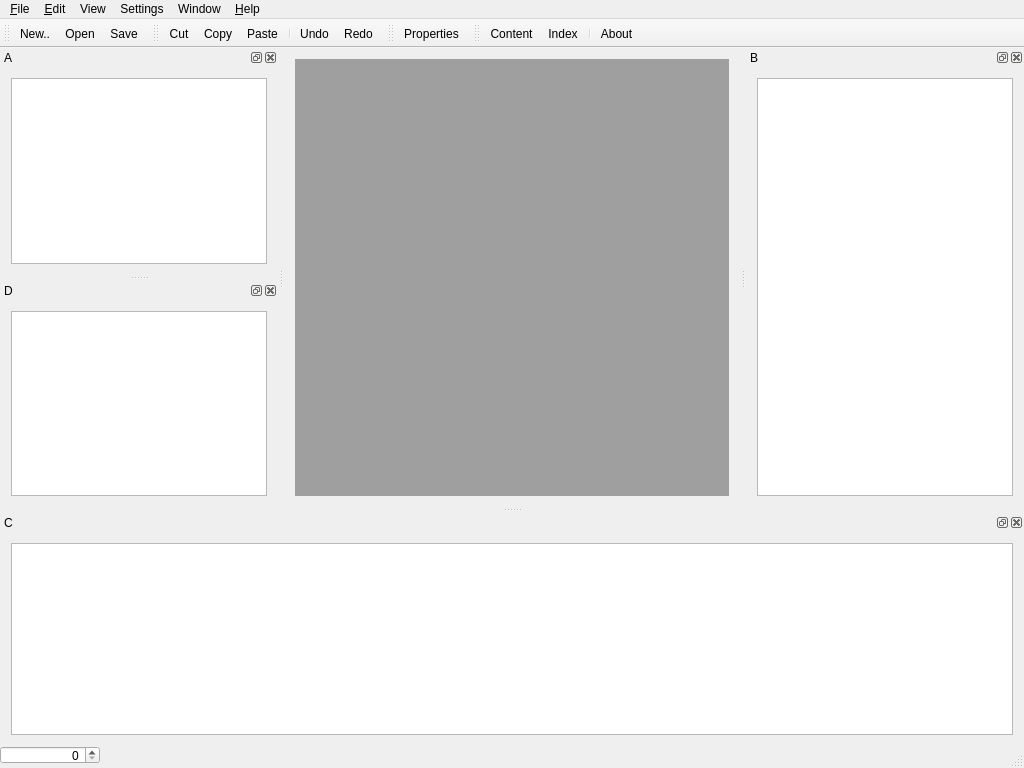
<?xml version="1.0" encoding="UTF-8"?>
<ui version="4.0">
 <class>MainWindow</class>
 <widget class="QMainWindow" name="MainWindow">
  <property name="geometry">
   <rect>
    <x>0</x>
    <y>0</y>
    <width>1024</width>
    <height>768</height>
   </rect>
  </property>
  <property name="windowTitle">
   <string>MainWindow</string>
  </property>
  <property name="windowIcon">
   <iconset>
    <normaloff>:/icons/appointment-new.png</normaloff>:/icons/appointment-new.png</iconset>
  </property>
  <property name="documentMode">
   <bool>true</bool>
  </property>
  <property name="dockNestingEnabled">
   <bool>true</bool>
  </property>
  <property name="unifiedTitleAndToolBarOnMac">
   <bool>true</bool>
  </property>
  <widget class="QWidget" name="centralWidget">
   <layout class="QHBoxLayout" name="horizontalLayout">
    <item>
     <widget class="QMdiArea" name="mdiArea"/>
    </item>
   </layout>
  </widget>
  <widget class="QMenuBar" name="menuBar">
   <property name="geometry">
    <rect>
     <x>0</x>
     <y>0</y>
     <width>1024</width>
     <height>22</height>
    </rect>
   </property>
   <widget class="QMenu" name="menu_File">
    <property name="title">
     <string>&amp;File</string>
    </property>
    <widget class="QMenu" name="menuOpen_Recent">
     <property name="title">
      <string>Open Recent</string>
     </property>
     <addaction name="actionClear_Recent"/>
     <addaction name="separator"/>
    </widget>
    <addaction name="actionNew"/>
    <addaction name="actionOpen"/>
    <addaction name="menuOpen_Recent"/>
    <addaction name="separator"/>
    <addaction name="actionSave"/>
    <addaction name="actionSave_as"/>
    <addaction name="separator"/>
    <addaction name="actionPrint"/>
    <addaction name="actionSave_Image"/>
    <addaction name="separator"/>
    <addaction name="actionClose"/>
    <addaction name="separator"/>
    <addaction name="actionQuit"/>
   </widget>
   <widget class="QMenu" name="menu_Edit">
    <property name="title">
     <string>&amp;Edit</string>
    </property>
    <addaction name="actionUndo"/>
    <addaction name="actionRedo"/>
    <addaction name="separator"/>
    <addaction name="actionCut"/>
    <addaction name="actionCopy"/>
    <addaction name="actionPaste"/>
    <addaction name="actionDelete"/>
    <addaction name="actionSelect_All"/>
   </widget>
   <widget class="QMenu" name="menu_Help">
    <property name="title">
     <string>&amp;Help</string>
    </property>
    <addaction name="actionContent"/>
    <addaction name="actionIndex"/>
    <addaction name="separator"/>
    <addaction name="actionAbout"/>
   </widget>
   <widget class="QMenu" name="menu_View">
    <property name="title">
     <string>View</string>
    </property>
   </widget>
   <widget class="QMenu" name="menu_Settings">
    <property name="title">
     <string>Settings</string>
    </property>
    <addaction name="actionPreferences"/>
   </widget>
   <widget class="QMenu" name="menu_Window">
    <property name="title">
     <string>Window</string>
    </property>
    <addaction name="actionFull_screen"/>
    <addaction name="actionMinimize"/>
    <addaction name="actionMaximize"/>
    <addaction name="actionRestore"/>
   </widget>
   <addaction name="menu_File"/>
   <addaction name="menu_Edit"/>
   <addaction name="menu_View"/>
   <addaction name="menu_Settings"/>
   <addaction name="menu_Window"/>
   <addaction name="menu_Help"/>
  </widget>
  <widget class="QToolBar" name="fileToolBar">
   <property name="windowTitle">
    <string>Tools</string>
   </property>
   <property name="toolButtonStyle">
    <enum>Qt::ToolButtonIconOnly</enum>
   </property>
   <attribute name="toolBarArea">
    <enum>TopToolBarArea</enum>
   </attribute>
   <attribute name="toolBarBreak">
    <bool>false</bool>
   </attribute>
   <addaction name="actionNew"/>
   <addaction name="actionOpen"/>
   <addaction name="actionSave"/>
  </widget>
  <widget class="QToolBar" name="editToolBar">
   <property name="windowTitle">
    <string>Tools</string>
   </property>
   <property name="toolButtonStyle">
    <enum>Qt::ToolButtonIconOnly</enum>
   </property>
   <attribute name="toolBarArea">
    <enum>TopToolBarArea</enum>
   </attribute>
   <attribute name="toolBarBreak">
    <bool>false</bool>
   </attribute>
   <addaction name="actionCut"/>
   <addaction name="actionCopy"/>
   <addaction name="actionPaste"/>
   <addaction name="separator"/>
   <addaction name="actionUndo"/>
   <addaction name="actionRedo"/>
  </widget>
  <widget class="QToolBar" name="settingsToolBar">
   <property name="windowTitle">
    <string>Tools</string>
   </property>
   <property name="toolButtonStyle">
    <enum>Qt::ToolButtonIconOnly</enum>
   </property>
   <attribute name="toolBarArea">
    <enum>TopToolBarArea</enum>
   </attribute>
   <attribute name="toolBarBreak">
    <bool>false</bool>
   </attribute>
   <addaction name="actionProperties"/>
  </widget>
  <widget class="QToolBar" name="helpToolBar">
   <property name="windowTitle">
    <string>Tools</string>
   </property>
   <attribute name="toolBarArea">
    <enum>TopToolBarArea</enum>
   </attribute>
   <attribute name="toolBarBreak">
    <bool>false</bool>
   </attribute>
   <addaction name="actionContent"/>
   <addaction name="actionIndex"/>
   <addaction name="separator"/>
   <addaction name="actionAbout"/>
  </widget>
  <widget class="QStatusBar" name="statusBar">
   <property name="sizeGripEnabled">
    <bool>true</bool>
   </property>
   <widget class="QSpinBox" name="label">
    <property name="geometry">
     <rect>
      <x>0</x>
      <y>0</y>
      <width>100</width>
      <height>18</height>
     </rect>
    </property>
    <property name="sizePolicy">
     <sizepolicy hsizetype="Minimum" vsizetype="Minimum">
      <horstretch>0</horstretch>
      <verstretch>0</verstretch>
     </sizepolicy>
    </property>
    <property name="layoutDirection">
     <enum>Qt::LeftToRight</enum>
    </property>
    <property name="alignment">
     <set>Qt::AlignRight|Qt::AlignTrailing|Qt::AlignVCenter</set>
    </property>
    <property name="showGroupSeparator" stdset="0">
     <bool>true</bool>
    </property>
    <property name="maximum">
     <number>20</number>
    </property>
   </widget>
  </widget>
  <widget class="QDockWidget" name="dockWidget">
   <property name="windowTitle">
    <string>A</string>
   </property>
   <attribute name="dockWidgetArea">
    <number>1</number>
   </attribute>
   <widget class="QWidget" name="dockWidgetContents">
    <layout class="QVBoxLayout" name="verticalLayout">
     <item>
      <widget class="QListView" name="documentList">
       <property name="contextMenuPolicy">
        <enum>Qt::CustomContextMenu</enum>
       </property>
       <property name="editTriggers">
        <set>QAbstractItemView::AllEditTriggers</set>
       </property>
       <property name="alternatingRowColors">
        <bool>true</bool>
       </property>
       <property name="selectionRectVisible">
        <bool>true</bool>
       </property>
      </widget>
     </item>
    </layout>
   </widget>
  </widget>
  <widget class="QDockWidget" name="dockWidget_2">
   <property name="windowIcon">
    <iconset theme="[Theme]window-new">
     <normaloff>../../../../Users/PC/.designer/backup</normaloff>../../../../Users/PC/.designer/backup</iconset>
   </property>
   <property name="windowTitle">
    <string>B</string>
   </property>
   <attribute name="dockWidgetArea">
    <number>2</number>
   </attribute>
   <widget class="QWidget" name="dockWidgetContents_2">
    <layout class="QVBoxLayout" name="verticalLayout_2">
     <item>
      <widget class="QTreeView" name="treeView_2"/>
     </item>
    </layout>
   </widget>
  </widget>
  <widget class="QDockWidget" name="dockWidget_3">
   <property name="windowTitle">
    <string>C</string>
   </property>
   <attribute name="dockWidgetArea">
    <number>8</number>
   </attribute>
   <widget class="QWidget" name="dockWidgetContents_4">
    <layout class="QHBoxLayout" name="horizontalLayout_2">
     <item>
      <widget class="QTreeView" name="treeView"/>
     </item>
    </layout>
   </widget>
  </widget>
  <widget class="QDockWidget" name="dockWidget_4">
   <property name="windowTitle">
    <string>D</string>
   </property>
   <attribute name="dockWidgetArea">
    <number>1</number>
   </attribute>
   <widget class="QWidget" name="dockWidgetContents_3">
    <layout class="QVBoxLayout" name="verticalLayout_3">
     <item>
      <widget class="QListView" name="listView_2"/>
     </item>
    </layout>
   </widget>
  </widget>
  <action name="actionContent">
   <property name="icon">
    <iconset theme="help-browser" resource="../../data/icons/default/default.qrc">
     <normaloff>:/icons/help-browser</normaloff>:/icons/help-browser</iconset>
   </property>
   <property name="text">
    <string>&amp;Content</string>
   </property>
   <property name="shortcut">
    <string>F1</string>
   </property>
  </action>
  <action name="actionIndex">
   <property name="icon">
    <iconset theme="x-office-address-book" resource="../../data/icons/default/default.qrc">
     <normaloff>:/icons/x-office-address-book</normaloff>:/icons/x-office-address-book</iconset>
   </property>
   <property name="text">
    <string>&amp;Index</string>
   </property>
   <property name="shortcut">
    <string>Ctrl+Shift+F1</string>
   </property>
  </action>
  <action name="actionOpen">
   <property name="icon">
    <iconset theme="document-open" resource="../../data/icons/default/default.qrc">
     <normaloff>:/icons/document-open</normaloff>:/icons/document-open</iconset>
   </property>
   <property name="text">
    <string>&amp;Open...</string>
   </property>
   <property name="shortcut">
    <string>Ctrl+O</string>
   </property>
  </action>
  <action name="actionClose">
   <property name="icon">
    <iconset theme="media-eject" resource="../../data/icons/default/default.qrc">
     <normaloff>:/icons/media-eject</normaloff>:/icons/media-eject</iconset>
   </property>
   <property name="text">
    <string>Close</string>
   </property>
   <property name="shortcut">
    <string>Ctrl+F4</string>
   </property>
  </action>
  <action name="actionProperties">
   <property name="icon">
    <iconset theme="preferences-system" resource="../../data/icons/default/default.qrc">
     <normaloff>:/icons/preferences-system</normaloff>:/icons/preferences-system</iconset>
   </property>
   <property name="text">
    <string>Properties...</string>
   </property>
  </action>
  <action name="actionNew">
   <property name="icon">
    <iconset theme="document-new" resource="../../data/icons/default/default.qrc">
     <normaloff>:/icons/document-new</normaloff>:/icons/document-new</iconset>
   </property>
   <property name="text">
    <string>&amp;New..</string>
   </property>
   <property name="shortcut">
    <string>Ctrl+N</string>
   </property>
  </action>
  <action name="actionSave">
   <property name="icon">
    <iconset theme="document-save" resource="../../data/icons/default/default.qrc">
     <normaloff>:/icons/document-save</normaloff>:/icons/document-save</iconset>
   </property>
   <property name="text">
    <string>&amp;Save</string>
   </property>
   <property name="shortcut">
    <string>Ctrl+S</string>
   </property>
  </action>
  <action name="actionSave_as">
   <property name="icon">
    <iconset theme="document-save-as" resource="../../data/icons/default/default.qrc">
     <normaloff>:/icons/document-save-as</normaloff>:/icons/document-save-as</iconset>
   </property>
   <property name="text">
    <string>Save &amp;As...</string>
   </property>
   <property name="shortcut">
    <string>Ctrl+Shift+S</string>
   </property>
  </action>
  <action name="actionPrint">
   <property name="icon">
    <iconset theme="document-print" resource="../../data/icons/default/default.qrc">
     <normaloff>:/icons/document-print</normaloff>:/icons/document-print</iconset>
   </property>
   <property name="text">
    <string>&amp;Print...</string>
   </property>
   <property name="shortcut">
    <string>Ctrl+P</string>
   </property>
  </action>
  <action name="actionSave_Image">
   <property name="text">
    <string>Save Image...</string>
   </property>
  </action>
  <action name="actionQuit">
   <property name="icon">
    <iconset theme="application-exit" resource="../../data/icons/default/default.qrc">
     <normaloff>:/icons/application-exit</normaloff>:/icons/application-exit</iconset>
   </property>
   <property name="text">
    <string>Quit</string>
   </property>
   <property name="shortcut">
    <string>Alt+F4</string>
   </property>
  </action>
  <action name="actionUndo">
   <property name="icon">
    <iconset theme="edit-undo" resource="../../data/icons/default/default.qrc">
     <normaloff>:/icons/edit-undo</normaloff>:/icons/edit-undo</iconset>
   </property>
   <property name="text">
    <string>Undo</string>
   </property>
   <property name="shortcut">
    <string>Ctrl+Z</string>
   </property>
  </action>
  <action name="actionRedo">
   <property name="icon">
    <iconset theme="edit-redo" resource="../../data/icons/default/default.qrc">
     <normaloff>:/icons/edit-redo</normaloff>:/icons/edit-redo</iconset>
   </property>
   <property name="text">
    <string>Redo</string>
   </property>
   <property name="shortcut">
    <string>Ctrl+Y</string>
   </property>
  </action>
  <action name="actionCut">
   <property name="icon">
    <iconset theme="edit-cut" resource="../../data/icons/default/default.qrc">
     <normaloff>:/icons/edit-cut</normaloff>:/icons/edit-cut</iconset>
   </property>
   <property name="text">
    <string>Cut</string>
   </property>
   <property name="shortcut">
    <string>Ctrl+X</string>
   </property>
  </action>
  <action name="actionCopy">
   <property name="icon">
    <iconset theme="edit-copy" resource="../../data/icons/default/default.qrc">
     <normaloff>:/icons/edit-copy</normaloff>:/icons/edit-copy</iconset>
   </property>
   <property name="text">
    <string>Copy</string>
   </property>
   <property name="shortcut">
    <string>Ctrl+C</string>
   </property>
  </action>
  <action name="actionPaste">
   <property name="icon">
    <iconset theme="edit-paste" resource="../../data/icons/default/default.qrc">
     <normaloff>:/icons/edit-paste</normaloff>:/icons/edit-paste</iconset>
   </property>
   <property name="text">
    <string>Paste</string>
   </property>
   <property name="shortcut">
    <string>Ctrl+V</string>
   </property>
  </action>
  <action name="actionDelete">
   <property name="icon">
    <iconset theme="edit-delete" resource="../../data/icons/default/default.qrc">
     <normaloff>:/icons/edit-delete</normaloff>:/icons/edit-delete</iconset>
   </property>
   <property name="text">
    <string>Delete</string>
   </property>
   <property name="shortcut">
    <string>Del</string>
   </property>
  </action>
  <action name="actionSelect_All">
   <property name="icon">
    <iconset theme="select-all" resource="../../data/icons/default/default.qrc">
     <normaloff>:/icons/edit-select-all</normaloff>:/icons/edit-select-all</iconset>
   </property>
   <property name="text">
    <string>Select All</string>
   </property>
   <property name="shortcut">
    <string>Ctrl+A</string>
   </property>
  </action>
  <action name="actionPreferences">
   <property name="icon">
    <iconset theme="preferences-system" resource="../../data/icons/default/default.qrc">
     <normaloff>:/icons/preferences-system</normaloff>:/icons/preferences-system</iconset>
   </property>
   <property name="text">
    <string>Preferences...</string>
   </property>
  </action>
  <action name="actionMinimize">
   <property name="text">
    <string>Minimize</string>
   </property>
   <property name="shortcut">
    <string>Ctrl+M</string>
   </property>
  </action>
  <action name="actionAbout">
   <property name="icon">
    <iconset theme="system-users" resource="../../data/icons/default/default.qrc">
     <normaloff>:/icons/system-users</normaloff>:/icons/system-users</iconset>
   </property>
   <property name="text">
    <string>About...</string>
   </property>
  </action>
  <action name="actionClear_Recent">
   <property name="text">
    <string>Clear &amp;Recent</string>
   </property>
  </action>
  <action name="actionMaximize">
   <property name="text">
    <string>Maximize</string>
   </property>
  </action>
  <action name="actionFull_screen">
   <property name="text">
    <string>Full screen</string>
   </property>
   <property name="shortcut">
    <string>Ctrl+Shift+F11</string>
   </property>
  </action>
  <action name="actionRestore">
   <property name="text">
    <string>Restore</string>
   </property>
  </action>
 </widget>
 <layoutdefault spacing="6" margin="11"/>
 <resources>
  <include location="../../data/icons/default/default.qrc"/>
 </resources>
 <connections>
  <connection>
   <sender>actionMinimize</sender>
   <signal>triggered()</signal>
   <receiver>MainWindow</receiver>
   <slot>showMinimized()</slot>
   <hints>
    <hint type="sourcelabel">
     <x>-1</x>
     <y>-1</y>
    </hint>
    <hint type="destinationlabel">
     <x>511</x>
     <y>383</y>
    </hint>
   </hints>
  </connection>
  <connection>
   <sender>actionMaximize</sender>
   <signal>triggered()</signal>
   <receiver>MainWindow</receiver>
   <slot>showMaximized()</slot>
   <hints>
    <hint type="sourcelabel">
     <x>-1</x>
     <y>-1</y>
    </hint>
    <hint type="destinationlabel">
     <x>511</x>
     <y>383</y>
    </hint>
   </hints>
  </connection>
  <connection>
   <sender>actionFull_screen</sender>
   <signal>triggered()</signal>
   <receiver>MainWindow</receiver>
   <slot>showFullScreen()</slot>
   <hints>
    <hint type="sourcelabel">
     <x>-1</x>
     <y>-1</y>
    </hint>
    <hint type="destinationlabel">
     <x>511</x>
     <y>383</y>
    </hint>
   </hints>
  </connection>
  <connection>
   <sender>actionRestore</sender>
   <signal>triggered()</signal>
   <receiver>MainWindow</receiver>
   <slot>showNormal()</slot>
   <hints>
    <hint type="sourcelabel">
     <x>-1</x>
     <y>-1</y>
    </hint>
    <hint type="destinationlabel">
     <x>511</x>
     <y>383</y>
    </hint>
   </hints>
  </connection>
 </connections>
</ui>
